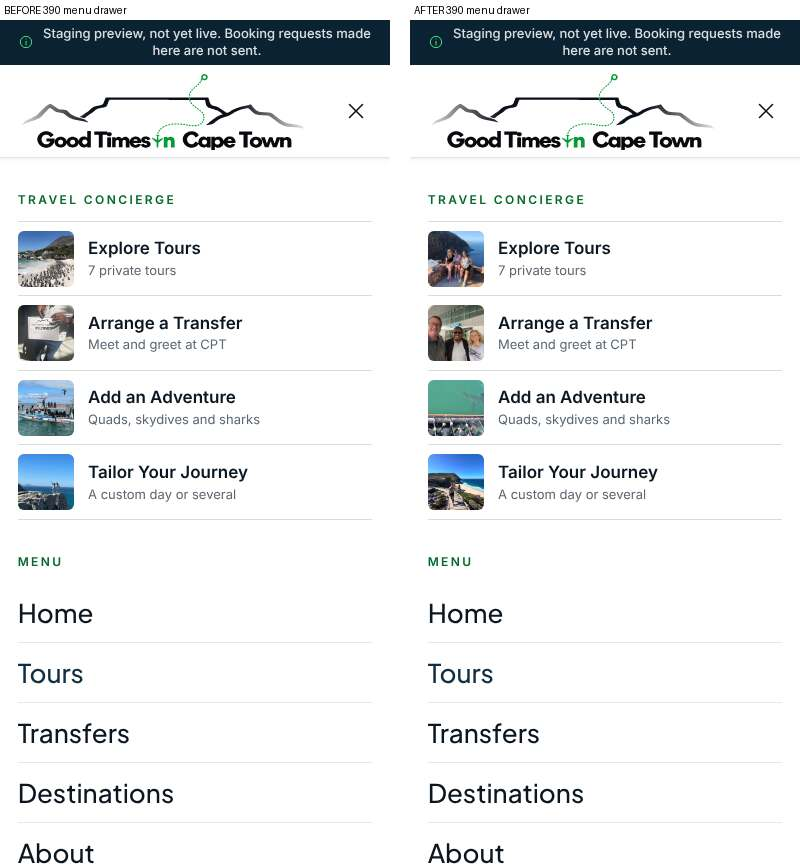
#> input picture audit/critic/drawer-390.jpg, 800 x 864 px
$ python -i phash.py   (imports and definitions only)
#> lines starting #> are read from the running program, lines starting #| are printed output that depends on the picture
"""phash.py <out.json> <dir-or-file>... : perceptual fingerprints (dHash, DCT pHash, 16x16 gray) for every image.
Images are data only; nothing in them is executed."""
import sys, json, os, hashlib
import numpy as np
from PIL import Image, ImageOps
Image.MAX_IMAGE_PIXELS = 200_000_000
N = 32
_c = np.array([[np.cos(np.pi * (2 * x + 1) * u / (2 * N)) * (np.sqrt(1 / N) if u == 0 else np.sqrt(2 / N)) for x in range(N)] for u in range(N)])
def fp(path):
#> called with path = '../../audit/critic/drawer-390.jpg'
    im = Image.open(path)
#> im is the input picture: PIL image 800x864 RGB; mean R, G, B 230.2, 232.6, 233.7
    im = ImageOps.exif_transpose(im).convert('RGB')
    w, h = im.size
#> w = 800; h = 864
    g = im.convert('L')
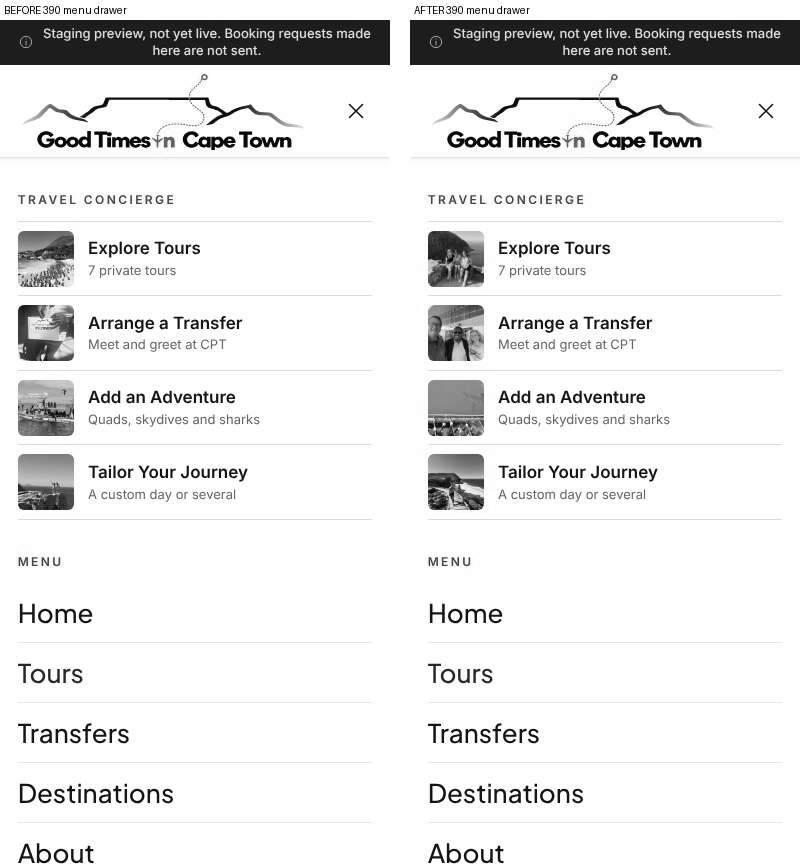
#> g: PIL image 800x864 L; min 0, max 255, mean 232
    d = np.asarray(g.resize((9, 8), Image.LANCZOS), dtype=np.float64)
    dh = ''.join('1' if b else '0' for b in (d[:, 1:] > d[:, :-1]).flatten())
    a = np.asarray(g.resize((N, N), Image.LANCZOS), dtype=np.float64)
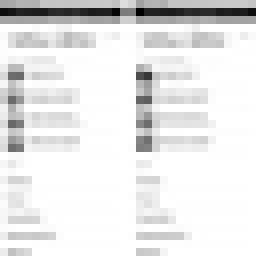
#> a: shape (32, 32) float64 (shown 8 times larger); min 0, max 255, mean 231.1
    dct = _c @ a @ _c.T
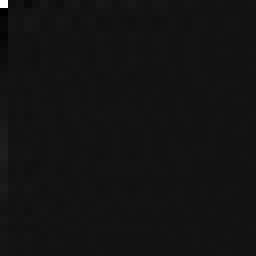
#> dct: shape (32, 32) float64 (shown 8 times larger); min -591.4, max 7394.7, mean 7.2; drawn with min black and max white
    low = dct[:8, :8].flatten()
#> low = 64 values, max 7394.7 at index 0, min -591.4 at index 8, mean 68.11
    med = np.median(low[1:])
#> med = -14.81
    ph = ''.join('1' if v > med else '0' for v in low)
    t = np.asarray(g.resize((16, 16), Image.LANCZOS), dtype=np.float64).flatten()
#> t = 256 values, max 255 at index 38, min 89 at index 0, mean 229.8
    t = ((t - t.mean()) / (t.std() + 1e-9)).round(3).tolist()
#> t = 256 values, max 0.661 at index 38, min -3.7 at index 0, mean -8.98e-05
    col = np.asarray(im.resize((8, 8), Image.LANCZOS), dtype=np.float64).reshape(-1, 3).mean(0).round(1).tolist()
#> col = [229.7, 232, 233.1]
    return {'w': w, 'h': h, 'dhash': dh, 'phash': ph, 'thumb': t, 'mean': col}
out = {}
# [14 lines not run here, left out]

>>> result = fp('../../audit/critic/drawer-390.jpg')
#> result = 6 items
